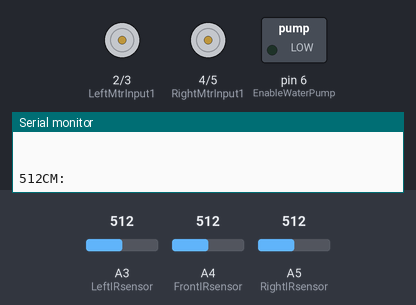
Bench run of a sketch on a simulated Arduino Uno, built with avr-gcc and run on an emulated ATmega328P. Shown: motor-driver pin pairs drawn as motors (green arrow = first pin HIGH = forward, orange = second pin HIGH = backward, longer = more drive, scaled by the enable pin), switched loads named in the sketch (green lamp = pin HIGH), the last lines printed to the serial monitor. The inputs (shaded band) are chosen by the test bench; at power-on: A4 (FrontIRsensor) = 512, A5 (RightIRsensor) = 512, A3 (LeftIRsensor) = 512.

Above: at 6.3 s.
6.4 s: A4 (FrontIRsensor) set to 190
At 10.3 s:
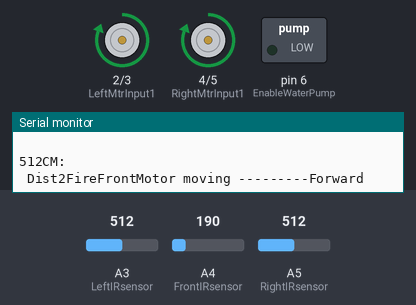
17.4 s: A5 (RightIRsensor) set to 216
26.5 s: A5 (RightIRsensor) set to 184
At 33.9 s:
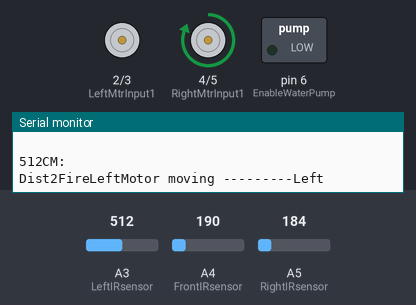
35.5 s: A3 (LeftIRsensor) set to 218
44.7 s: A3 (LeftIRsensor) set to 193
At 49.4 s:
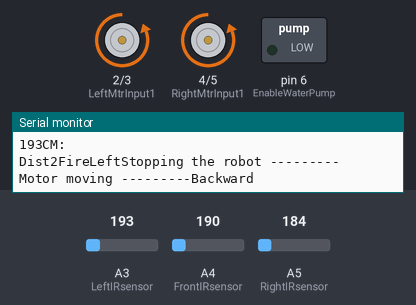
55.7 s: A3 (LeftIRsensor) set to 210
At 60.8 s:
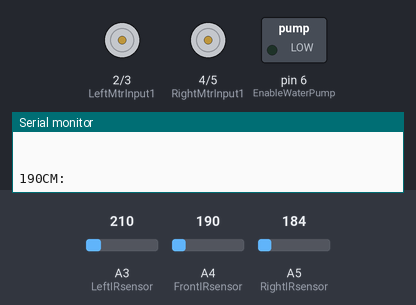
Timing chart, 0 to 67.0 s (numbered marks = the images above; inputs shaded):
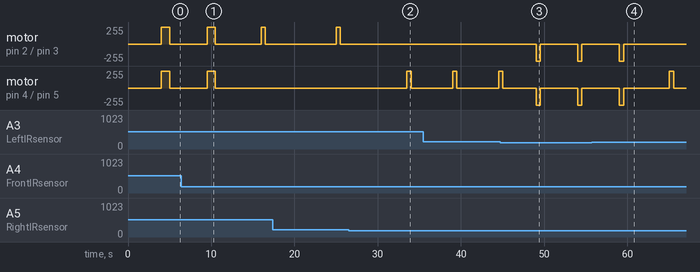

The sketch:

2.0_Modfied_flrClnr.ino
```cpp
//2.0 Fire Fight
//Parent 3.5 Vaccum Cleaner project
/*Author Aswin
 * Added motor motion Function

Pending
Display all sensor values
Set ambient Value for IR

*/

//IR Sensor Pins;analog read
#define RightIRsensor    A5
#define FrontIRsensor    A4
#define LeftIRsensor     A3


//Robot wheels; motor pin definition
#define LeftMtrInput1  2 //IN1
#define LeftMtrInput2  3 //IN2
#define RightMtrInput1 4 //IN3
#define RightMtrInput2 5 //IN4

//Motor PWM speed control pins; analogWrite
#define EnableLeftMtr 10 //EN1
#define EnableRightMtr 11 //EN2

//Fire Pump
#define EnableWaterPump 6 //PWM;Enable of Motor driver2(IN1&IN2==>VCC&GND)
#define ServoMtr  9// PWM

//Variables
int Dist2FireFront ;
int Dist2FireRight ;
int Dist2FireLeft  ;

void setup() {

  Serial.begin(9600);

  //Pinmode Setup
    //Output
  pinMode(LeftMtrInput1, OUTPUT);
  pinMode(LeftMtrInput2, OUTPUT);
  pinMode(RightMtrInput1, OUTPUT);
  pinMode(RightMtrInput2, OUTPUT);
      //motor Driver
  pinMode(EnableLeftMtr, OUTPUT);
  pinMode(EnableRightMtr, OUTPUT);
  pinMode(EnableWaterPump, OUTPUT);
    //Input IR Sensors
  pinMode(RightIRsensor, INPUT);
  pinMode(FrontIRsensor, INPUT);
  pinMode(LeftIRsensor, INPUT);

  }

/////////////////////////////     MAIN    /////////////////////////////////////
void loop() {
  // put your main code here, to run repeatedly:

  Dist2FireFront =  analogRead(FrontIRsensor );
  Dist2FireRight =  analogRead(RightIRsensor );
  Dist2FireLeft  =  analogRead(LeftIRsensor );

//Display IR sensor values
  serialPrint_distance( Dist2FireFront);Serial.print(" Dist2FireFront");//28 to 990
  serialPrint_distance( Dist2FireRight);Serial.print(" Dist2FireRight");//27 to 964
  serialPrint_distance( Dist2FireLeft);Serial.print("Dist2FireLeft");//40 to 995

//  while
//  move_robotFrwd();
//  analogWrite(EnableWaterPump, 255);

  //display_ObstaceleDistance();
    if (Dist2FireFront>200){

    move_robotFrwd();
    }
    else if(Dist2FireFront<200){
        if ( Dist2FireRight>200 ){ // Move right
          stop_robot();
          delay(500);
          move_robotRight();
          //delay(500);
          //Display IR sensor values
          serialPrint_distance( Dist2FireFront);Serial.print(" Dist2FireFront");//28 to 990
          serialPrint_distance( Dist2FireRight);Serial.print(" Dist2FireRight");//27 to 964
          serialPrint_distance( Dist2FireLeft);Serial.print("Dist2FireLeft");//40 to 995
          //break;
          }
        else if (Dist2FireLeft>200 ){ // Move Left
          stop_robot();
          move_robotLeft();
          //break;
        }
        else{
          stop_robot();
          move_robotBack();
          //delay(500);
          stop_robot();
          //break;
          }
      }


  //while
}

//////////////////////////////////  Main End Here ///////////////////////////


//void serialPrint_distance(int distance, char myArray[]){
void serialPrint_distance(int distance){
  Serial.println("           ");
  Serial.println("           ");
  Serial.print(distance);
  Serial.println("CM:");

  delay(1000);
}


////////////// Functions For Robot motion
void move_robotFrwd(){
  serialPrint_distance( Dist2FireFront);Serial.print(" Dist2FireFront");
  Serial.println("Motor moving ---------Forward");
  digitalWrite(LeftMtrInput1, HIGH);
  digitalWrite(LeftMtrInput2, LOW);

  digitalWrite(RightMtrInput1, HIGH);
  digitalWrite(RightMtrInput2, LOW);
  analogWrite(EnableLeftMtr, 255);
  analogWrite(EnableRightMtr,255);
  delay(1000);
  stop_robot();
  }

void move_robotRight(){
  serialPrint_distance( Dist2FireRight);Serial.print(" Dist2FireRight");//27 to 964
  Serial.println("Motor moving ---------Right");
  digitalWrite(LeftMtrInput1, HIGH);
  digitalWrite(LeftMtrInput2, LOW);

  digitalWrite(RightMtrInput1, LOW); //Right motor off
  digitalWrite(RightMtrInput2, LOW);
  analogWrite(EnableLeftMtr, 255);
  //analogWrite(EnableRightMtr,255);
  delay(500);
  stop_robot();
  }
void move_robotLeft(){
  serialPrint_distance( Dist2FireLeft);Serial.print("Dist2FireLeft");//40 to 995
  Serial.println("Motor moving ---------Left");
  digitalWrite(LeftMtrInput1, LOW);//Left motor off
  digitalWrite(LeftMtrInput2, LOW);

  digitalWrite(RightMtrInput1, HIGH);
  digitalWrite(RightMtrInput2, LOW);

  //analogWrite(EnableLeftMtr, 255);
  analogWrite(EnableRightMtr,255);
  delay(500);
  stop_robot();
  }

void move_robotBack(){
  Serial.println("Motor moving ---------Backward");
  digitalWrite(LeftMtrInput1, LOW);
  digitalWrite(LeftMtrInput2, HIGH);

  digitalWrite(RightMtrInput1, LOW);
  digitalWrite(RightMtrInput2, HIGH);

  analogWrite(EnableLeftMtr, 255);
  analogWrite(EnableRightMtr,255);
  delay(500);
  stop_robot();
  }

void stop_robot(){
  Serial.println("Stopping the robot --------- ");
  digitalWrite(LeftMtrInput1, LOW);
  digitalWrite(LeftMtrInput2, LOW);

  digitalWrite(RightMtrInput1, LOW);
  digitalWrite(RightMtrInput2, LOW);

  analogWrite(EnableLeftMtr, 0);
  analogWrite(EnableRightMtr,0);
  delay(500);
  }
```

Measured:
- the behaviour switches between 201 and 200 on A5 (RightIRsensor) (found by bisection; images 1 and 2)
- the behaviour switches between 201 and 200 on A3 (LeftIRsensor) (found by bisection; images 2 and 3)
- after the input at 6.4 s, motor on pin 4 (RightMtrInput1) / pin 5 (RightMtrInput2): goes on until 10.5 s, then stays stopped
- after the input at 26.5 s, motor on pin 2 (LeftMtrInput1) / pin 3 (LeftMtrInput2): stays stopped (without the input it goes to forward 255/255 after 7.5 s); motor on pin 4 (RightMtrInput1) / pin 5 (RightMtrInput2): stopped → forward 255/255 after 7.0 s, → stopped 0.50 s later
- after the input at 44.7 s, motor on pin 2 (LeftMtrInput1) / pin 3 (LeftMtrInput2): alternates backward 255/255 for 0.50 s and stopped for 4.5 s, starting after 4.3 s
- after the input at 55.7 s, motor on pin 2 (LeftMtrInput1) / pin 3 (LeftMtrInput2): goes on until 59.5 s, then stays stopped
